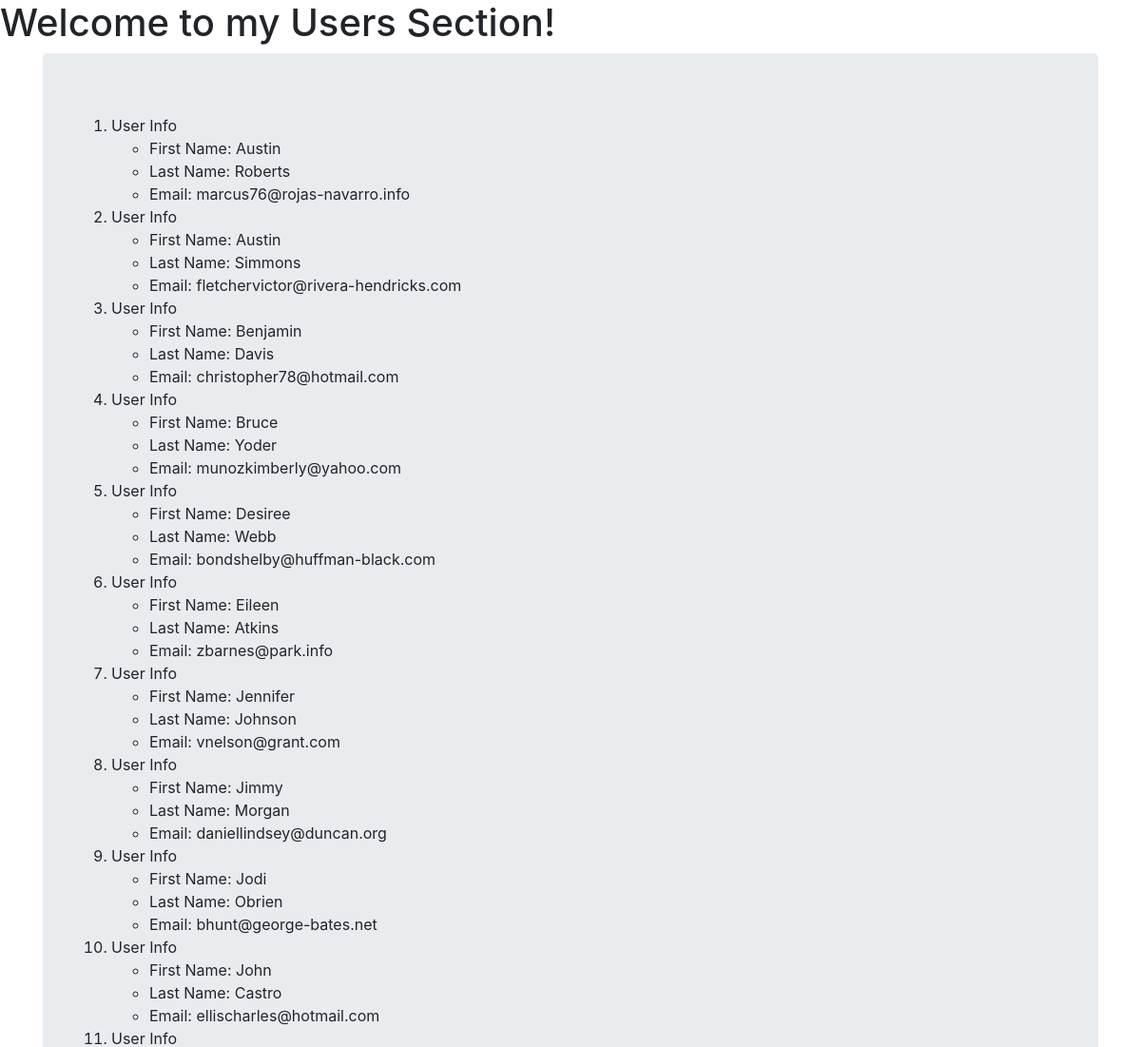
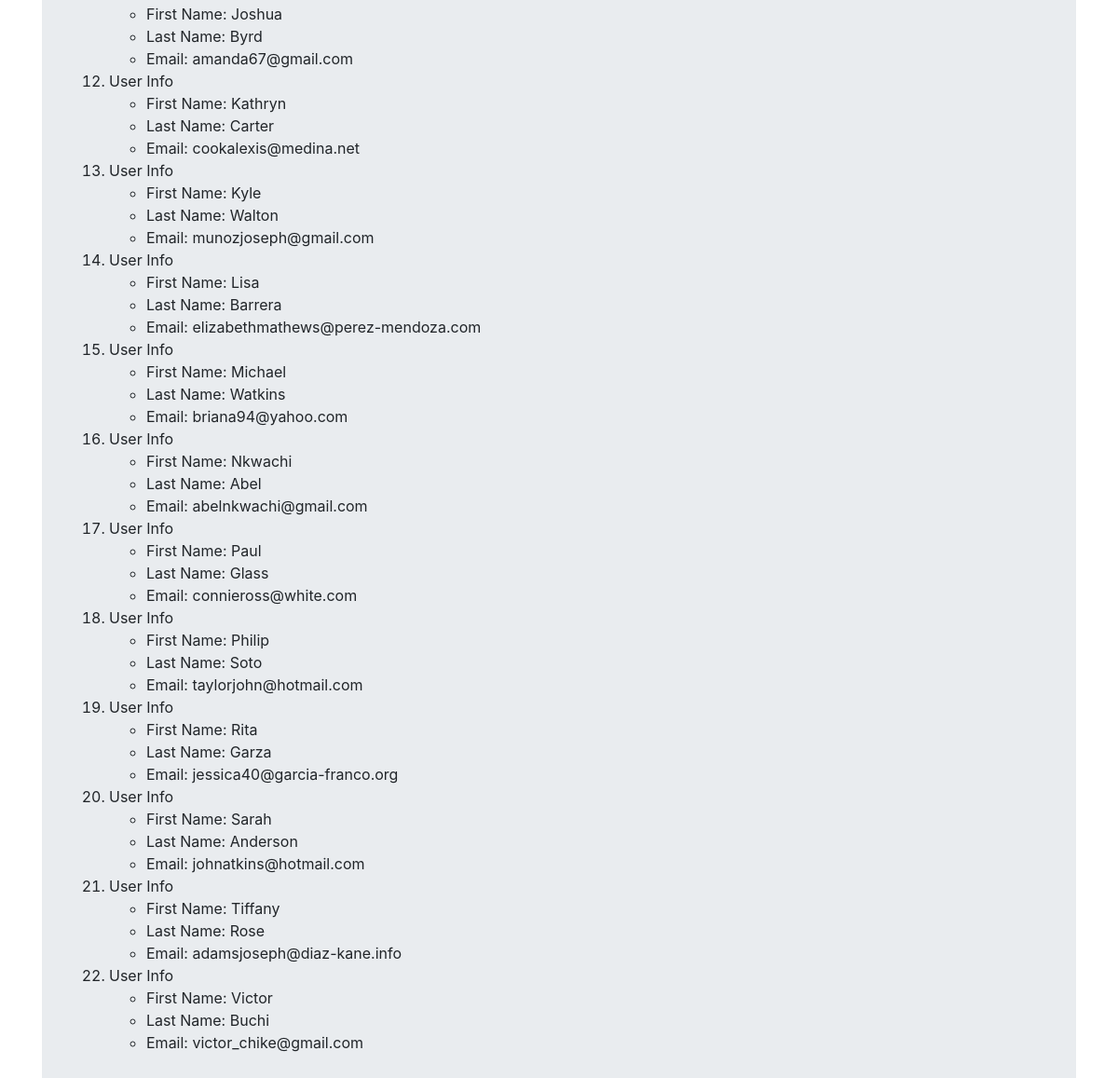
/users/, run on the app's committed database (2 pictures, top to bottom).
### ProjectTwo/models.py (models this page shows)
class User(models.Model):
    first_name = models.CharField(max_length=128)
    last_name = models.CharField(max_length=128)
    email = models.EmailField(max_length=264, unique=True)

### ProjectTwo/views.py (the view)
# urls.py: path('users/', views.users, name='users'),
def users(request):
    user_list = User.objects.order_by('first_name')
    user_dict = {'users': user_list}
    return render(request,'ProjectTwo2/users.html', context=user_dict)

### templates/ProjectTwo2/users.html (shortened to what this page needs)
<html>
    <head>
        <link rel="stylesheet" href="https://stackpath.bootstrapcdn.com/bootstrap/4.5.0/css/bootstrap.min.css">
    </head>
    <body>
        <h1>Welcome to my Users Section!</h1>
        <div class="container">
        <div class="jumbotron">
        {% if users %}
            <ol>
                {% for person in users %}
                <li>User Info</li>
                    <ul>
                    <li>First Name: {{person.first_name}}</li>
                    <li>Last Name: {{person.last_name}}</li>
                    <li>Email: {{person.email}}</li>
                    </ul>
                {% endfor %}
            </ol>
        {% endif %}
        </div>
        </div>
    </body>
</html>

### data on the page
User: first_name "Austin", last_name "Roberts", email "marcus76@rojas-navarro.info"
User: first_name "Austin", last_name "Simmons", email "fletchervictor@rivera-hendricks.com"
User: first_name "Benjamin", last_name "Davis", email "christopher78@hotmail.com"
User: first_name "Bruce", last_name "Yoder", email "munozkimberly@yahoo.com"
User: first_name "Desiree", last_name "Webb", email "bondshelby@huffman-black.com"
User: first_name "Eileen", last_name "Atkins", email "zbarnes@park.info"
User: first_name "Jennifer", last_name "Johnson", email "vnelson@grant.com"
User: first_name "Jimmy", last_name "Morgan", email "daniellindsey@duncan.org"
User: first_name "Jodi", last_name "Obrien", email "bhunt@george-bates.net"
User: first_name "John", last_name "Castro", email "ellischarles@hotmail.com"
User: first_name "Joshua", last_name "Byrd", email "amanda67@gmail.com"
User: first_name "Kathryn", last_name "Carter", email "cookalexis@medina.net"
User: first_name "Kyle", last_name "Walton", email "munozjoseph@gmail.com"
User: first_name "Lisa", last_name "Barrera", email "elizabethmathews@perez-mendoza.com"
User: first_name "Michael", last_name "Watkins", email "briana94@yahoo.com"
User: first_name "Nkwachi", last_name "Abel", email "abelnkwachi@gmail.com"
User: first_name "Paul", last_name "Glass", email "connieross@white.com"
User: first_name "Philip", last_name "Soto", email "taylorjohn@hotmail.com"
User: first_name "Rita", last_name "Garza", email "jessica40@garcia-franco.org"
User: first_name "Sarah", last_name "Anderson", email "johnatkins@hotmail.com"
User: first_name "Tiffany", last_name "Rose", email "adamsjoseph@diaz-kane.info"
User: first_name "Victor", last_name "Buchi", email "victor_chike@gmail.com"
